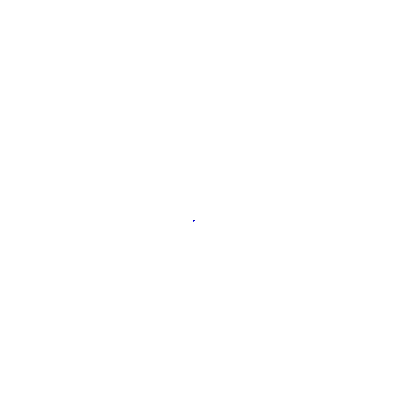
Frame 1 (no input)
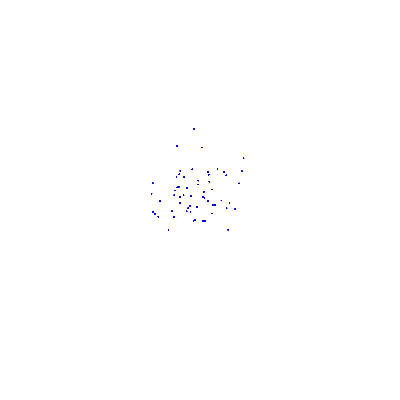
Frame 60 (the mouse pressed at the canvas centre just before this capture)
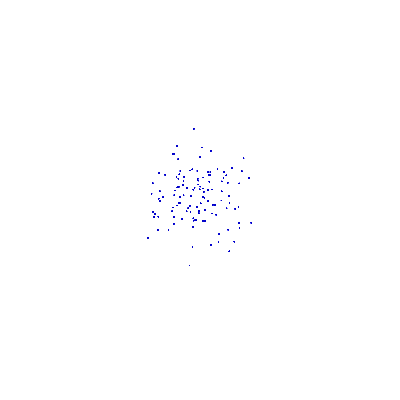
Frame 120 (the mouse held since frame 60 and released just before this capture)

The Processing sketch that drew these frames (run headless with seeded random() and noise(); from frame 60 on, the mouse is pressed at the canvas centre):

// Processing sketch: Random_Gaussian_01
// ── Random_Gaussian_01.pde
// Daniel Shiffman
// The Nature of Code
// http://www.shiffman.net/

// Declare a Random number generator object
import java.util.*;
Random generator;

void setup() {
  size(400, 400);
  background(255);
  generator = new Random();   // Initialize generator
  smooth();
  noStroke();
}

void draw() {

  // Get a gaussian random number w/ mean of 0 and standard deviation of 1.0
  float xloc = (float) generator.nextGaussian();
  float yloc = (float) generator.nextGaussian();
  float dia = (float) generator.nextGaussian();

  float sd = 25;                // Define a standard deviation
  float mean = 200;             // Define a mean value (middle of the screen along the x-axis)
  xloc = ( xloc * sd ) + mean;  // Scale the gaussian random number by standard deviation and mean
  yloc = ( yloc * sd ) + mean;
  //dia =  ((xloc * sd) + mean) / ((yloc * sd) + mean); // Find the right calculation.

  fill(0,0,200);
  for(int i=0; i<=100; i++) {
  ellipse(xloc, yloc, 1, 1);   // Draw an ellipse at our "normal" random location
  }
  
}
